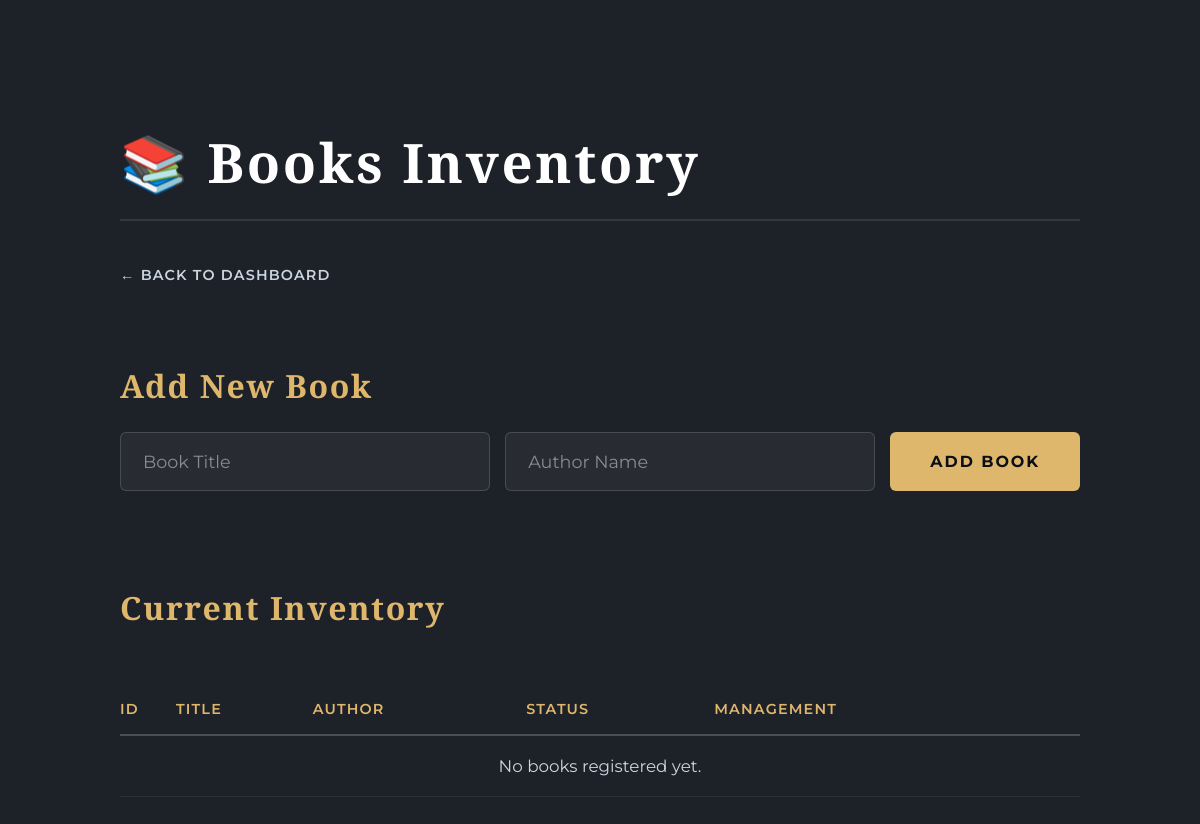
Before: /books with the older database file.
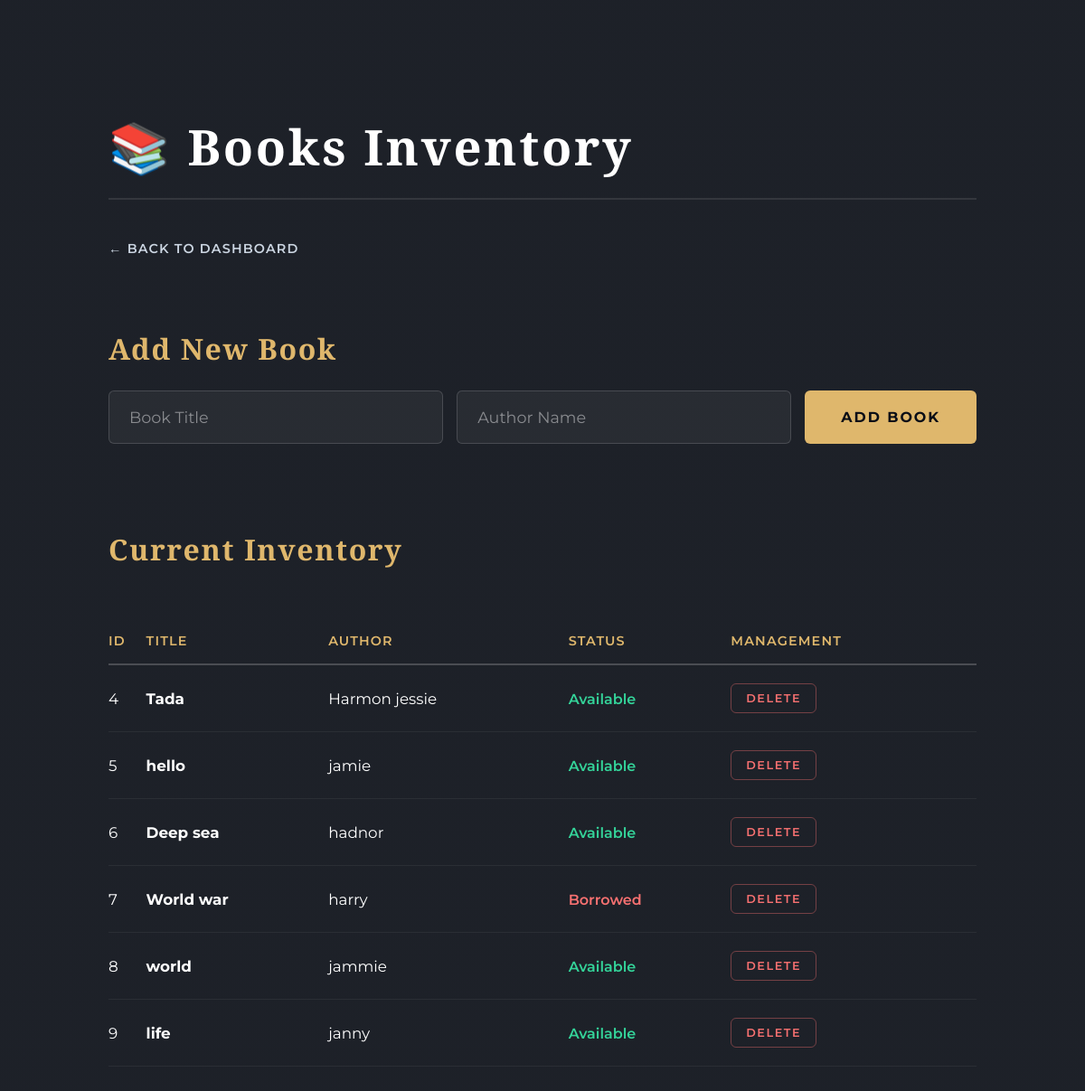
After: the same page with the newer database file.
### Backend/models.py (models this page shows)
class Book(db.Model):
    id = db.Column(db.Integer, primary_key=True)
    title = db.Column(db.String(200), nullable=False)
    author = db.Column(db.String(100), nullable=False)
    available = db.Column(db.Boolean, default=True)

### Backend/routes/books.py (the view, shortened to what this page needs)
@books_bp.route('/books', methods=['GET', 'POST'])
def manage_books():
    all_books = Book.query.all()
    return render_template('books.html', books=all_books)

### Backend/templates/books.html (shortened to what this page needs)
<!DOCTYPE html>
<html lang="en">
<head>
    <link rel="stylesheet" href="{{ url_for('static', filename='style.css') }}">
</head>
<body>
    <div class="container">
        <h2>📚 Books Inventory</h2>
        <a href="{{ url_for('dashboard') }}" class="back-link">&larr; Back to Dashboard</a>
        <h3>Add New Book</h3>
        <form method="POST" action="{{ url_for('books.manage_books') }}" class="form-inline">
            <div style="flex: 2; display: flex; gap: 15px;">
                <input type="text" name="title" placeholder="Book Title" required>
                <input type="text" name="author" placeholder="Author Name" required>
            </div>
            <button type="submit">Add Book</button>
        </form>
        <h3>Current Inventory</h3>
        <table>
            <thead>
                <tr>
                    <th>ID</th>
                    <th>Title</th>
                    <th>Author</th>
                    <th>Status</th>
                    <th>Management</th>
                </tr>
            </thead>
            <tbody>
                {% for book in books %}
                <tr>
                    <td>{{ book.id }}</td>
                    <td><strong>{{ book.title }}</strong></td>
                    <td>{{ book.author }}</td>
                    <td>
                        {% if book.available %}
                            <span class="badge badge-success">Available</span>
                        {% else %}
                            <span class="badge badge-danger">Borrowed</span>
                        {% endif %}
                    </td>
                    <td>
                       <form method="POST" action="{{ url_for('books.delete_book', book_id=book.id) }}" style="display:inline; margin:0; padding:0;">
                         <button type="submit" class="btn-danger-sm">Delete</button>
                       </form>
                    </td>
                </tr>
                {% else %}
                <tr>
                    <td colspan="5" style="text-align: center; color: var(--text-secondary);">No books registered yet.</td>
                </tr>
                {% endfor %}
            </tbody>
        </table>
    </div>
</body>
</html>

### Backend/static/style.css (style rules this page uses)
:root { --bg-overlay: rgba(10, 14, 22, 0.92); --accent-gold: #dfb76c; --accent-hover: #f3d092; --text-primary: #ffffff; --text-secondary: #cbd5e1; --success: #34d399; --danger: #f87171; --radius-sm: 6px; --transition: all 0.25s cubic-bezier(0.4, 0, 0.2, 1); }
body { font-family: 'Montserrat', sans-serif; background: linear-gradient(var(--bg-overlay), var(--bg-overlay)), url('https://images.unsplash.com/photo-1507842217343-583bb7270b66?q=80&w=1920') no-repeat center center fixed; background-size: cover; margin: 0; padding: 80px 10%; color: var(--text-primary); min-height: 100vh; box-sizing: border-box; display: flex; flex-direction: column; justify-content: center; align-items: center; animation: fadeIn 0.6s ease-out; }
.container { background: transparent !important; border: none !important; box-shadow: none !important; padding: 0 !important; margin: 0 auto; width: 100%; max-width: 1100px; display: flex; flex-direction: column; align-items: center; }
h2 { font-family: 'Cormorant Garamond', serif; font-size: 3.4rem; font-weight: 700; color: #ffffff; letter-spacing: 0.05em; border-bottom: 2px solid rgba(255, 255, 255, 0.1); padding-bottom: 20px; margin-bottom: 45px; width: 100%; text-align: left; }
h3 { font-family: 'Cormorant Garamond', serif; font-size: 2rem; font-weight: 600; color: var(--accent-gold); letter-spacing: 0.05em; margin-top: 50px; margin-bottom: 25px; width: 100%; text-align: left; }
form { width: 100%; margin-bottom: 45px; background: transparent !important; display: flex; flex-direction: column; gap: 24px; }
input[type="text"], input[type="password"], input[type="email"], select { width: 100%; padding: 18px 22px; background: rgba(255, 255, 255, 0.05); border: 1px solid rgba(255, 255, 255, 0.15); border-radius: var(--radius-sm); font-family: 'Montserrat', sans-serif; font-size: 1.1rem; font-weight: 400; color: #ffffff; box-sizing: border-box; transition: var(--transition); }
input::placeholder { color: rgba(255, 255, 255, 0.45); }
button, input[type="submit"], .btn-primary-link, .btn-secondary-link { display: inline-flex; justify-content: center; align-items: center; background: var(--accent-gold); color: #0a0e16; border: none; padding: 18px 40px; font-family: 'Montserrat', sans-serif; font-weight: 700; font-size: 1rem; text-transform: uppercase; letter-spacing: 0.12em; border-radius: var(--radius-sm); cursor: pointer; transition: var(--transition); text-decoration: none; box-sizing: border-box; }
.form-inline { flex-direction: row; gap: 15px; align-items: stretch; }
.form-inline button { width: auto; margin-top: 0; }
a { color: var(--accent-gold); text-decoration: none; font-weight: 600; transition: var(--transition); }
.back-link { align-self: flex-start; margin-bottom: 30px; font-size: 0.9rem; text-transform: uppercase; letter-spacing: 0.08em; color: var(--text-secondary); }
table { width: 100%; border-collapse: collapse; margin-top: 30px; }
th { border-bottom: 2px solid rgba(255, 255, 255, 0.2); color: var(--accent-gold); font-weight: 600; text-align: left; padding: 16px 0; font-size: 0.9rem; text-transform: uppercase; letter-spacing: 0.08em; }
td { padding: 20px 0; border-bottom: 1px solid rgba(255, 255, 255, 0.06); color: var(--text-primary); font-size: 1.05rem; }
.btn-danger-sm { background: transparent; border: 1px solid rgba(248, 113, 113, 0.4); color: var(--danger); padding: 8px 16px; font-size: 0.8rem; font-weight: 600; text-transform: uppercase; width: auto; margin: 0; }
.badge { font-size: 1rem; font-weight: 600; }
.badge-success { color: var(--success); }
.badge-danger { color: var(--danger); }

Changed rows visible on the page:
added Book: id "4", title "Tada", author "Harmon jessie", available "Available"
added Book: id "5", title "hello", author "jamie", available "Available"
added Book: id "6", title "Deep sea", author "hadnor", available "Available"
added Book: id "7", title "World war", author "harry", available "Borrowed"
added Book: id "8", title "world", author "jammie", available "Available"
added Book: id "9", title "life", author "janny", available "Available"
Other visible differences:
text no longer shown: "No books registered yet."
